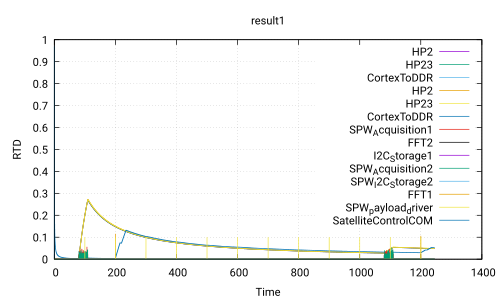

The gnuplot source for this figure:
 set title 'result1'
 set ylabel 'RTD'
 set xlabel 'Time'
 set grid
 set term pdf
 set output 'Use_case_DoubleCamera_noSafety.ATIPPIC0.executable220.0_0.0.pdf'
 plot 'Use_case_DoubleCamera_noSafety.ATIPPIC0.executable220.0_0.0.csv' using 1:2 with lines title 'HP2','Use_case_DoubleCamera_noSafety.ATIPPIC0.executable220.0_0.0.csv' using 1:3 with lines title 'HP23','Use_case_DoubleCamera_noSafety.ATIPPIC0.executable220.0_0.0.csv' using 1:4 with lines title 'CortexToDDR','Use_case_DoubleCamera_noSafety.ATIPPIC0.executable220.0_0.0.csv' using 1:5 with lines title 'HP2','Use_case_DoubleCamera_noSafety.ATIPPIC0.executable220.0_0.0.csv' using 1:6 with lines title 'HP23','Use_case_DoubleCamera_noSafety.ATIPPIC0.executable220.0_0.0.csv' using 1:7 with lines title 'CortexToDDR','Use_case_DoubleCamera_noSafety.ATIPPIC0.executable220.0_0.0.csv' using 1:8 with lines title 'SPW_Acquisition1','Use_case_DoubleCamera_noSafety.ATIPPIC0.executable220.0_0.0.csv' using 1:9 with lines title 'FFT2','Use_case_DoubleCamera_noSafety.ATIPPIC0.executable220.0_0.0.csv' using 1:10 with lines title 'I2C_Storage1','Use_case_DoubleCamera_noSafety.ATIPPIC0.executable220.0_0.0.csv' using 1:11 with lines title 'SPW_Acquisition2','Use_case_DoubleCamera_noSafety.ATIPPIC0.executable220.0_0.0.csv' using 1:12 with lines title 'SPW_I2C_Storage2','Use_case_DoubleCamera_noSafety.ATIPPIC0.executable220.0_0.0.csv' using 1:13 with lines title 'FFT1','Use_case_DoubleCamera_noSafety.ATIPPIC0.executable220.0_0.0.csv' using 1:14 with lines title 'SPW_payload_driver','Use_case_DoubleCamera_noSafety.ATIPPIC0.executable220.0_0.0.csv' using 1:15 with lines title 'SatelliteControlCOM'
